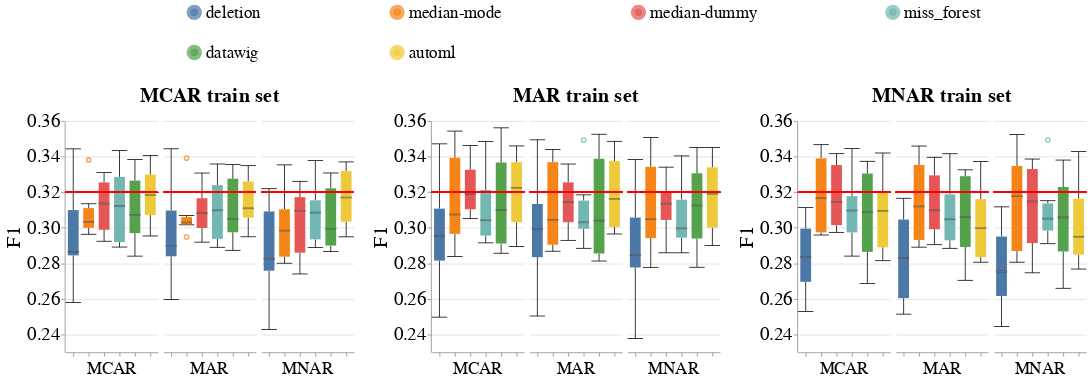

The code cell stored with this chart in its notebook:
### Code cell
create_box_plots_for_diff_imputers_v2(dataset_name=DATASET_NAME,
                                      model_name='lgbm_clf',
                                      metric_name='f1',
                                      db_client=db_client)
